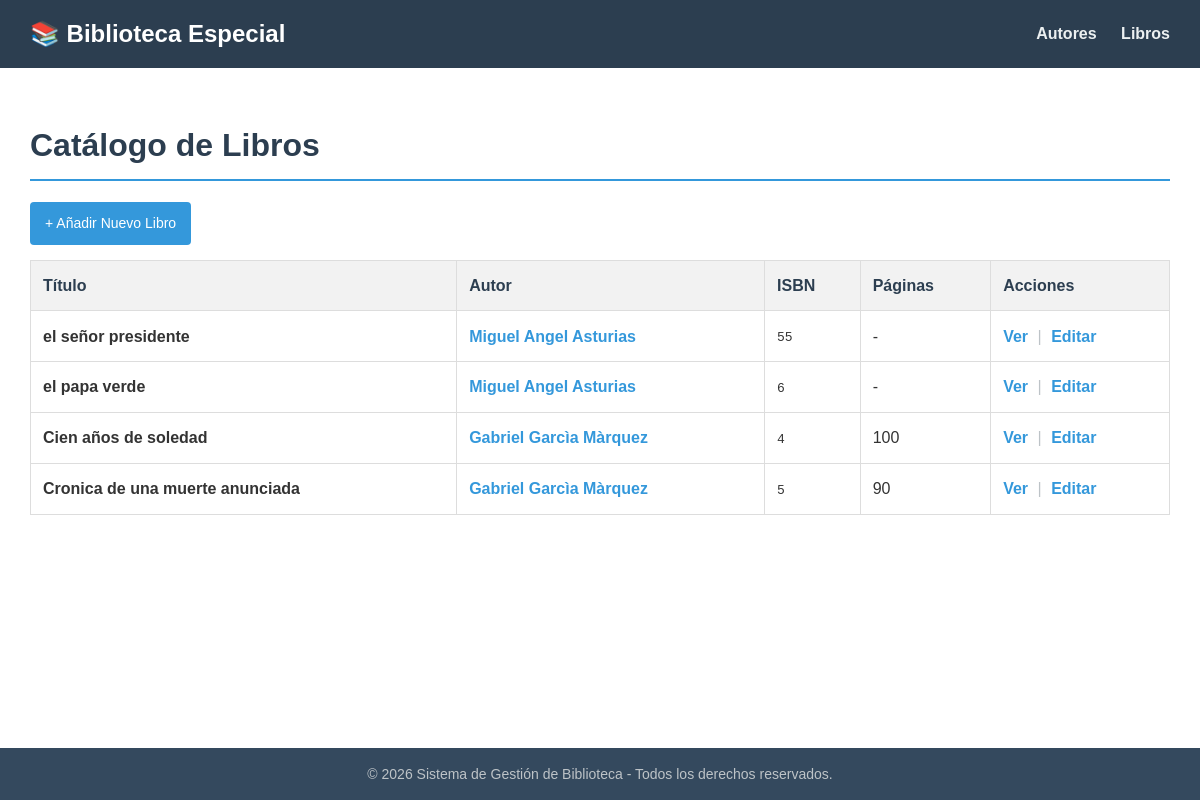
Page /biblioteca/libros/ on the committed database.
### biblioteca/models.py (models this page shows, shortened)
class Libro(models.Model):
    titulo = models.CharField(max_length=200)
    isbn = models.CharField(max_length=13, unique=True)
    fecha_publicacion = models.DateField()
    autor = models.ForeignKey(Autor, on_delete=models.CASCADE, related_name="libros")
    resumen = models.TextField(max_length=1000, help_text="Breve descripción del libro")
    paginas = models.IntegerField(null=True, blank=True)

class Autor(models.Model):
    nombre = models.CharField(max_length=100)
    apellido = models.CharField(max_length=100)
    nacionalidad = models.CharField(max_length=50, blank=True, null=True)
    fecha_nacimiento = models.DateField(blank=True, null=True)

### biblioteca/views.py (the view)
# urls.py: path("libros/", views.LibroListView.as_view(), name="libro-list"),
class LibroListView(ListView):
    model = Libro
    template_name = 'biblioteca/libro_list.html'
    context_object_name = 'libros'

### biblioteca/templates/biblioteca/libro_list.html (shortened to what this page needs)
{% extends 'biblioteca/base.html' %}
{% block contenido %}
    <h1>Catálogo de Libros</h1>
    <a href="{% url 'libro-create' %}" class="btn btn-primary">+ Añadir Nuevo Libro</a>
    <table>
        <thead>
            <tr>
                <th>Título</th>
                <th>Autor</th>
                <th>ISBN</th>
                <th>Páginas</th>
                <th>Acciones</th>
            </tr>
        </thead>
        <tbody>
            {% for libro in libros %}
            <tr>
                <td><strong>{{ libro.titulo }}</strong></td>
                <td>
                    <a href="{% url 'autor-detail' libro.autor.pk %}" class="link-accion">
                        {{ libro.autor.nombre }} {{ libro.autor.apellido }}
                    </a>
                </td>
                <td><code>{{ libro.isbn }}</code></td>
                <td>{{ libro.paginas|default:"-" }}</td>
                <td>
                    <a href="{% url 'libro-detail' libro.pk %}" class="link-accion">Ver</a>
                    <span class="separador">|</span>
                    <a href="{% url 'libro-update' libro.pk %}" class="link-accion">Editar</a>
                </td>
            </tr>
            {% empty %}
            <tr>
                <td colspan="5" style="text-align: center; color: #7f8c8d; padding: 20px;">
                    No hay libros registrados en el catálogo de la biblioteca.
                </td>
            </tr>
            {% endfor %}
        </tbody>
    </table>
{% endblock %}

### biblioteca/templates/biblioteca/base.html (shortened to what this page needs)
<!DOCTYPE html>
<html lang="es">
<head>
</head>
<body>
    <header>
        <h1>📚 Biblioteca Especial</h1>
        <nav>
            <a href="{% url 'autor-list' %}">Autores</a>
            <a href="{% url 'libro-list' %}">Libros</a>
        </nav>
    </header>
    <div class="container">
        {% block contenido %}
        {% endblock %}
    </div>
    <footer>
        &copy; 2026 Sistema de Gestión de Biblioteca - Todos los derechos reservados.
    </footer>
</body>
</html>

### biblioteca/templates/biblioteca/base.html (style rules this page uses)
body { font-family: Arial, sans-serif; margin: 0; padding: 0; line-height: 1.6; color: #333; display: flex; flex-direction: column; min-height: 100vh; }
.container { padding: 30px; flex: 1; }
header { background-color: #2c3e50; color: white; padding: 15px 30px; display: flex; justify-content: space-between; align-items: center; }
header h1 { margin: 0; font-size: 24px; border-bottom: none; padding-bottom: 0; color: white; }
header nav a { color: #ecf0f1; text-decoration: none; margin-left: 20px; font-weight: bold; }
footer { background-color: #34495e; color: #bdc3c7; text-align: center; padding: 15px; font-size: 14px; margin-top: auto; }
h1 { color: #2c3e50; border-bottom: 2px solid #3498db; padding-bottom: 8px; }
.btn { display: inline-block; padding: 10px 15px; color: white; text-decoration: none; border-radius: 4px; font-size: 14px; border: none; cursor: pointer; box-sizing: border-box; background-color: #3498db; }
.btn-primary { background-color: #3498db; }
.link-accion { text-decoration: none; color: #3498db; font-weight: bold; }
.separador { color: #bdc3c7; margin: 0 5px; }
table { width: 100%; border-collapse: collapse; margin-top: 15px; margin-bottom: 30px; }
th, td { border: 1px solid #ddd; padding: 12px; text-align: left; }
th { background-color: #f2f2f2; color: #2c3e50; font-weight: bold; }

### rows in the picture
Libro: titulo "el señor presidente", autor.nombre "Miguel Angel", autor.apellido "Asturias", isbn "55", paginas "-"
Libro: titulo "el papa verde", autor.nombre "Miguel Angel", autor.apellido "Asturias", isbn "6", paginas "-"
Libro: titulo "Cien años de soledad", autor.nombre "Gabriel", autor.apellido "Garcìa Màrquez", isbn "4", paginas "100"
Libro: titulo "Cronica de una muerte anunciada", autor.nombre "Gabriel", autor.apellido "Garcìa Màrquez", isbn "5", paginas "90"
